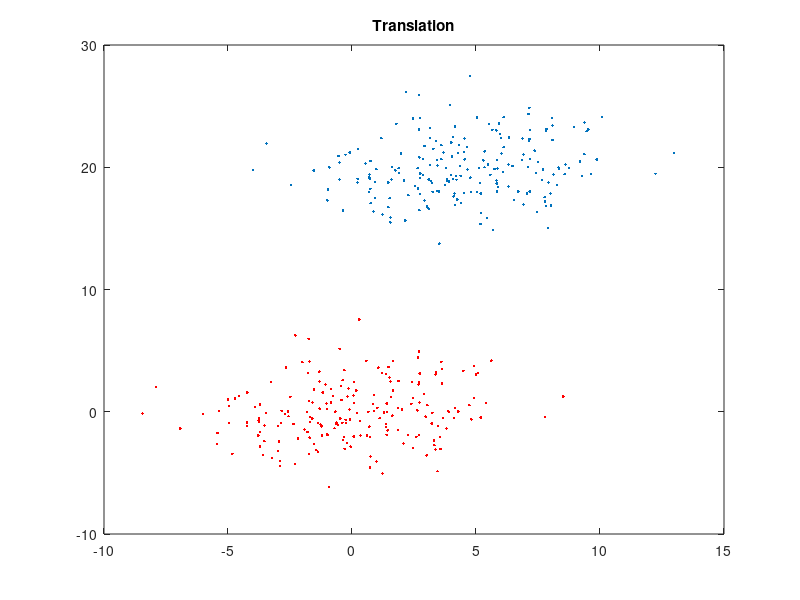
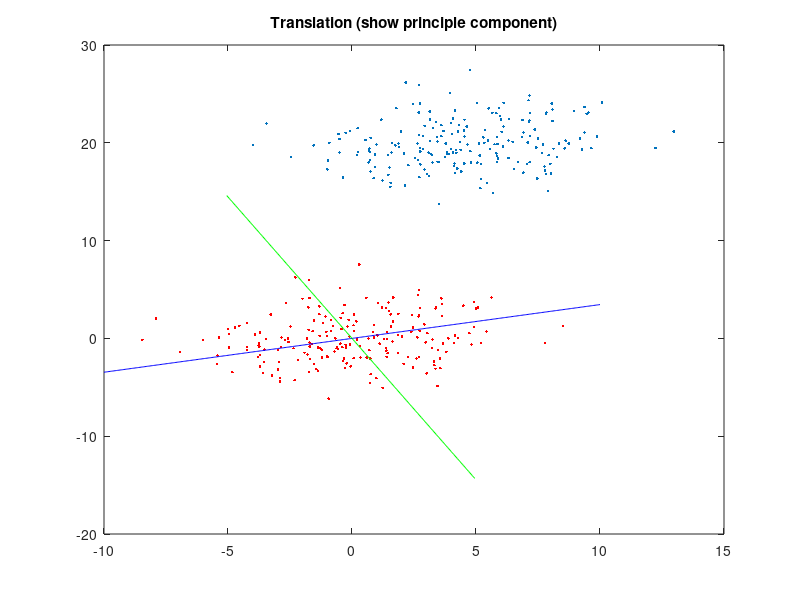

The MATLAB source for these figures, in order:
function output = Question1b()
mean = [5,20];
sigma = [10,2;2,5];
a = [-10:0.05:10];
r = mvnrnd(mean, sigma, 200);
r_b = bsxfun(@minus, r, sum(r)/size(r,1));
x_b = cov(r_b);
[u_b,sig_b,v_b] = svd(x_b);

figure,plot(r(:,1),r(:,2),'.',r_b(:,1),r_b(:,2),'r.');
title('Translation');


b = u_b(2,1)/u_b(1,1)*a;
c = u_b(2,2)/u_b(1,2)*a(100:300);
figure,plot(r(:,1),r(:,2),'.',r_b(:,1),r_b(:,2),'r.',a,b,'b-',a(100:300),c,'g-');
title('Translation (show principle component)');
end

